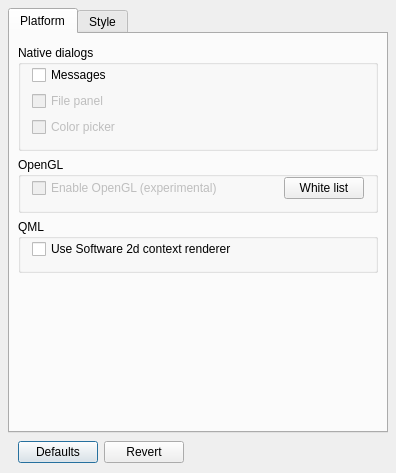
<?xml version="1.0" encoding="UTF-8"?>
<ui version="4.0">
 <class>SettingsDialog</class>
 <widget class="QDialog" name="SettingsDialog">
  <property name="geometry">
   <rect>
    <x>0</x>
    <y>0</y>
    <width>396</width>
    <height>473</height>
   </rect>
  </property>
  <property name="sizePolicy">
   <sizepolicy hsizetype="Preferred" vsizetype="Preferred">
    <horstretch>0</horstretch>
    <verstretch>0</verstretch>
   </sizepolicy>
  </property>
  <property name="windowTitle">
   <string>Qt Configurator</string>
  </property>
  <layout class="QVBoxLayout" name="verticalLayout_2">
   <property name="spacing">
    <number>8</number>
   </property>
   <property name="leftMargin">
    <number>8</number>
   </property>
   <property name="topMargin">
    <number>8</number>
   </property>
   <property name="rightMargin">
    <number>8</number>
   </property>
   <property name="bottomMargin">
    <number>10</number>
   </property>
   <item>
    <layout class="QVBoxLayout" name="verticalLayout">
     <property name="sizeConstraint">
      <enum>QLayout::SetMaximumSize</enum>
     </property>
     <property name="leftMargin">
      <number>0</number>
     </property>
     <property name="topMargin">
      <number>0</number>
     </property>
     <property name="rightMargin">
      <number>0</number>
     </property>
     <property name="bottomMargin">
      <number>0</number>
     </property>
     <item>
      <widget class="QTabWidget" name="tabWidget">
       <property name="currentIndex">
        <number>0</number>
       </property>
       <property name="usesScrollButtons">
        <bool>false</bool>
       </property>
       <widget class="QWidget" name="tabQPA">
        <attribute name="title">
         <string>Platform</string>
        </attribute>
        <layout class="QVBoxLayout" name="verticalLayout_4">
         <property name="leftMargin">
          <number>8</number>
         </property>
         <property name="rightMargin">
          <number>8</number>
         </property>
         <item>
          <widget class="QGroupBox" name="nativeDialogsGroup">
           <property name="title">
            <string>Native dialogs</string>
           </property>
           <layout class="QVBoxLayout" name="verticalLayout_7">
            <property name="topMargin">
             <number>0</number>
            </property>
            <item>
             <layout class="QVBoxLayout" name="verticalLayout_5">
              <item>
               <widget class="QCheckBox" name="messagesCheckBox">
                <property name="text">
                 <string>Messages</string>
                </property>
               </widget>
              </item>
              <item>
               <widget class="QCheckBox" name="filePanelCheckBox">
                <property name="enabled">
                 <bool>false</bool>
                </property>
                <property name="text">
                 <string>File panel</string>
                </property>
               </widget>
              </item>
              <item>
               <widget class="QCheckBox" name="colorPickerCheckBox">
                <property name="enabled">
                 <bool>false</bool>
                </property>
                <property name="text">
                 <string>Color picker</string>
                </property>
               </widget>
              </item>
             </layout>
            </item>
           </layout>
          </widget>
         </item>
         <item>
          <widget class="QGroupBox" name="OpenGlGroup">
           <property name="title">
            <string>OpenGL</string>
           </property>
           <layout class="QHBoxLayout" name="horizontalLayout_9">
            <property name="topMargin">
             <number>0</number>
            </property>
            <item>
             <layout class="QVBoxLayout" name="verticalLayout_8">
              <item>
               <widget class="QCheckBox" name="openGlCheckBox">
                <property name="enabled">
                 <bool>false</bool>
                </property>
                <property name="text">
                 <string>Enable OpenGL (experimental)</string>
                </property>
               </widget>
              </item>
             </layout>
            </item>
            <item>
             <spacer name="horizontalSpacer_8">
              <property name="orientation">
               <enum>Qt::Horizontal</enum>
              </property>
              <property name="sizeHint" stdset="0">
               <size>
                <width>40</width>
                <height>20</height>
               </size>
              </property>
             </spacer>
            </item>
            <item>
             <widget class="QPushButton" name="whiteListButton">
              <property name="sizePolicy">
               <sizepolicy hsizetype="Minimum" vsizetype="Fixed">
                <horstretch>0</horstretch>
                <verstretch>0</verstretch>
               </sizepolicy>
              </property>
              <property name="text">
               <string>White list</string>
              </property>
              <property name="autoDefault">
               <bool>false</bool>
              </property>
             </widget>
            </item>
           </layout>
          </widget>
         </item>
         <item>
          <widget class="QGroupBox" name="QMLGroup">
           <property name="title">
            <string>QML</string>
           </property>
           <layout class="QVBoxLayout" name="verticalLayout_11">
            <property name="topMargin">
             <number>0</number>
            </property>
            <item>
             <layout class="QVBoxLayout" name="verticalLayout_10">
              <item>
               <widget class="QCheckBox" name="softContextCheckBox">
                <property name="text">
                 <string>Use Software 2d context renderer</string>
                </property>
               </widget>
              </item>
             </layout>
            </item>
           </layout>
          </widget>
         </item>
         <item>
          <spacer name="verticalSpacer">
           <property name="orientation">
            <enum>Qt::Vertical</enum>
           </property>
           <property name="sizeHint" stdset="0">
            <size>
             <width>20</width>
             <height>40</height>
            </size>
           </property>
          </spacer>
         </item>
        </layout>
       </widget>
       <widget class="QWidget" name="tabStyle">
        <attribute name="title">
         <string>Style</string>
        </attribute>
        <layout class="QVBoxLayout" name="verticalLayout_6">
         <item>
          <layout class="QHBoxLayout" name="horizontalLayout_2">
           <item>
            <widget class="QLabel" name="styleLabel">
             <property name="text">
              <string>Widget style: </string>
             </property>
            </widget>
           </item>
           <item>
            <widget class="QComboBox" name="styleComboBox">
             <property name="sizePolicy">
              <sizepolicy hsizetype="Maximum" vsizetype="Fixed">
               <horstretch>0</horstretch>
               <verstretch>0</verstretch>
              </sizepolicy>
             </property>
            </widget>
           </item>
           <item>
            <spacer name="horizontalSpacer_2">
             <property name="orientation">
              <enum>Qt::Horizontal</enum>
             </property>
             <property name="sizeHint" stdset="0">
              <size>
               <width>40</width>
               <height>20</height>
              </size>
             </property>
            </spacer>
           </item>
          </layout>
         </item>
         <item>
          <widget class="QGroupBox" name="iconsGroupBox">
           <property name="title">
            <string>Icons</string>
           </property>
           <layout class="QVBoxLayout" name="verticalLayout_13">
            <property name="topMargin">
             <number>0</number>
            </property>
            <item>
             <layout class="QVBoxLayout" name="verticalLayout_12">
              <item>
               <layout class="QHBoxLayout" name="horizontalLayout_3">
                <item>
                 <widget class="QLabel" name="iconSetLabel">
                  <property name="text">
                   <string>Iconset: </string>
                  </property>
                 </widget>
                </item>
                <item>
                 <widget class="QComboBox" name="iconSetComboBox">
                  <property name="sizePolicy">
                   <sizepolicy hsizetype="Maximum" vsizetype="Fixed">
                    <horstretch>0</horstretch>
                    <verstretch>0</verstretch>
                   </sizepolicy>
                  </property>
                 </widget>
                </item>
                <item>
                 <spacer name="horizontalSpacer_3">
                  <property name="orientation">
                   <enum>Qt::Horizontal</enum>
                  </property>
                  <property name="sizeHint" stdset="0">
                   <size>
                    <width>40</width>
                    <height>20</height>
                   </size>
                  </property>
                 </spacer>
                </item>
               </layout>
              </item>
              <item>
               <layout class="QHBoxLayout" name="horizontalLayout_6">
                <item>
                 <widget class="QLabel" name="smallIconSizeLabel">
                  <property name="text">
                   <string>Small Icon size:</string>
                  </property>
                 </widget>
                </item>
                <item>
                 <widget class="QSpinBox" name="smallIconSizeSpinBox">
                  <property name="suffix">
                   <string> px</string>
                  </property>
                  <property name="minimum">
                   <number>12</number>
                  </property>
                  <property name="maximum">
                   <number>32</number>
                  </property>
                  <property name="singleStep">
                   <number>4</number>
                  </property>
                 </widget>
                </item>
                <item>
                 <spacer name="horizontalSpacer_5">
                  <property name="orientation">
                   <enum>Qt::Horizontal</enum>
                  </property>
                  <property name="sizeHint" stdset="0">
                   <size>
                    <width>40</width>
                    <height>20</height>
                   </size>
                  </property>
                 </spacer>
                </item>
               </layout>
              </item>
              <item>
               <layout class="QHBoxLayout" name="horizontalLayout_7">
                <item>
                 <widget class="QLabel" name="largeIconSizeLabel">
                  <property name="text">
                   <string>Large Icons size:</string>
                  </property>
                 </widget>
                </item>
                <item>
                 <widget class="QSpinBox" name="largeIconSizeSpinBox">
                  <property name="suffix">
                   <string> px</string>
                  </property>
                  <property name="minimum">
                   <number>16</number>
                  </property>
                  <property name="maximum">
                   <number>64</number>
                  </property>
                  <property name="singleStep">
                   <number>8</number>
                  </property>
                  <property name="value">
                   <number>32</number>
                  </property>
                 </widget>
                </item>
                <item>
                 <spacer name="horizontalSpacer_6">
                  <property name="orientation">
                   <enum>Qt::Horizontal</enum>
                  </property>
                  <property name="sizeHint" stdset="0">
                   <size>
                    <width>40</width>
                    <height>20</height>
                   </size>
                  </property>
                 </spacer>
                </item>
               </layout>
              </item>
              <item>
               <layout class="QHBoxLayout" name="horizontalLayout_8">
                <item>
                 <widget class="QLabel" name="toolbarIconSizeLabel">
                  <property name="text">
                   <string>Toolbar Icons size:</string>
                  </property>
                 </widget>
                </item>
                <item>
                 <widget class="QSpinBox" name="toolbarIconSizeSpinBox">
                  <property name="suffix">
                   <string> px</string>
                  </property>
                  <property name="minimum">
                   <number>12</number>
                  </property>
                  <property name="maximum">
                   <number>32</number>
                  </property>
                  <property name="singleStep">
                   <number>4</number>
                  </property>
                  <property name="value">
                   <number>16</number>
                  </property>
                 </widget>
                </item>
                <item>
                 <spacer name="horizontalSpacer_7">
                  <property name="orientation">
                   <enum>Qt::Horizontal</enum>
                  </property>
                  <property name="sizeHint" stdset="0">
                   <size>
                    <width>40</width>
                    <height>20</height>
                   </size>
                  </property>
                 </spacer>
                </item>
               </layout>
              </item>
              <item>
               <layout class="QHBoxLayout" name="horizontalLayout_4">
                <item>
                 <widget class="QLabel" name="toolbarModeLabel">
                  <property name="text">
                   <string>Toolbar mode: </string>
                  </property>
                 </widget>
                </item>
                <item>
                 <widget class="QComboBox" name="toolbarModeComboBox">
                  <property name="sizePolicy">
                   <sizepolicy hsizetype="Expanding" vsizetype="Fixed">
                    <horstretch>0</horstretch>
                    <verstretch>0</verstretch>
                   </sizepolicy>
                  </property>
                  <item>
                   <property name="text">
                    <string>Icons Only</string>
                   </property>
                  </item>
                  <item>
                   <property name="text">
                    <string>Text Only</string>
                   </property>
                  </item>
                  <item>
                   <property name="text">
                    <string>Text Alongside Icons</string>
                   </property>
                  </item>
                  <item>
                   <property name="text">
                    <string>Text Under Icons</string>
                   </property>
                  </item>
                 </widget>
                </item>
                <item>
                 <spacer name="horizontalSpacer_4">
                  <property name="orientation">
                   <enum>Qt::Horizontal</enum>
                  </property>
                  <property name="sizeHint" stdset="0">
                   <size>
                    <width>40</width>
                    <height>20</height>
                   </size>
                  </property>
                 </spacer>
                </item>
               </layout>
              </item>
              <item>
               <layout class="QHBoxLayout" name="horizontalLayout_5">
                <item>
                 <widget class="QCheckBox" name="menuIconCheckBox">
                  <property name="text">
                   <string>Menu Icons</string>
                  </property>
                 </widget>
                </item>
               </layout>
              </item>
             </layout>
            </item>
           </layout>
          </widget>
         </item>
         <item>
          <spacer name="verticalSpacer_2">
           <property name="orientation">
            <enum>Qt::Vertical</enum>
           </property>
           <property name="sizeHint" stdset="0">
            <size>
             <width>20</width>
             <height>40</height>
            </size>
           </property>
          </spacer>
         </item>
        </layout>
       </widget>
      </widget>
     </item>
    </layout>
   </item>
   <item>
    <layout class="QHBoxLayout" name="horizontalLayout">
     <property name="leftMargin">
      <number>10</number>
     </property>
     <property name="rightMargin">
      <number>10</number>
     </property>
     <item>
      <widget class="QPushButton" name="defaultsButton">
       <property name="text">
        <string>Defaults</string>
       </property>
      </widget>
     </item>
     <item>
      <widget class="QPushButton" name="revertButton">
       <property name="text">
        <string>Revert</string>
       </property>
      </widget>
     </item>
     <item>
      <spacer name="horizontalSpacer">
       <property name="orientation">
        <enum>Qt::Horizontal</enum>
       </property>
       <property name="sizeHint" stdset="0">
        <size>
         <width>40</width>
         <height>20</height>
        </size>
       </property>
      </spacer>
     </item>
    </layout>
   </item>
  </layout>
 </widget>
 <layoutdefault spacing="6" margin="11"/>
 <resources/>
 <connections/>
</ui>
